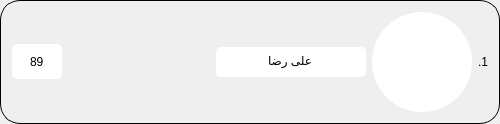
<?xml version="1.0" encoding="UTF-8"?>
<ui version="4.0">
 <class>Frame</class>
 <widget class="QFrame" name="Frame">
  <property name="geometry">
   <rect>
    <x>0</x>
    <y>0</y>
    <width>500</width>
    <height>118</height>
   </rect>
  </property>
  <property name="maximumSize">
   <size>
    <width>500</width>
    <height>120</height>
   </size>
  </property>
  <property name="windowTitle">
   <string>Frame</string>
  </property>
  <property name="styleSheet">
   <string notr="true">#Frame{
	border-radius: 20px;
	border: 1px solid black;
}</string>
  </property>
  <layout class="QGridLayout" name="gridLayout">
   <item row="1" column="0">
    <widget class="QLineEdit" name="scoreLineEdit_2">
     <property name="minimumSize">
      <size>
       <width>50</width>
       <height>35</height>
      </size>
     </property>
     <property name="maximumSize">
      <size>
       <width>50</width>
       <height>16777215</height>
      </size>
     </property>
     <property name="styleSheet">
      <string notr="true">border-radius:5px;</string>
     </property>
     <property name="text">
      <string>89</string>
     </property>
     <property name="alignment">
      <set>Qt::AlignCenter</set>
     </property>
     <property name="readOnly">
      <bool>true</bool>
     </property>
    </widget>
   </item>
   <item row="1" column="3">
    <widget class="QLabel" name="profileImageLabel">
     <property name="minimumSize">
      <size>
       <width>100</width>
       <height>100</height>
      </size>
     </property>
     <property name="maximumSize">
      <size>
       <width>100</width>
       <height>100</height>
      </size>
     </property>
     <property name="sizeIncrement">
      <size>
       <width>0</width>
       <height>0</height>
      </size>
     </property>
     <property name="styleSheet">
      <string notr="true">QFrame#profileImageLabel{
backgound-color:#fffff;
border-radius:50px;
background-color:#ffffff;
}
QFrame#profileImageLabel::QPixmap{
border-radius:50px;
}
</string>
     </property>
     <property name="text">
      <string/>
     </property>
     <property name="scaledContents">
      <bool>true</bool>
     </property>
     <property name="alignment">
      <set>Qt::AlignCenter</set>
     </property>
    </widget>
   </item>
   <item row="1" column="2">
    <widget class="QLineEdit" name="userNameLineEdit">
     <property name="minimumSize">
      <size>
       <width>150</width>
       <height>30</height>
      </size>
     </property>
     <property name="maximumSize">
      <size>
       <width>16777215</width>
       <height>16777215</height>
      </size>
     </property>
     <property name="styleSheet">
      <string notr="true">border-radius:5px;</string>
     </property>
     <property name="text">
      <string>علی رضا</string>
     </property>
     <property name="alignment">
      <set>Qt::AlignCenter</set>
     </property>
     <property name="readOnly">
      <bool>true</bool>
     </property>
    </widget>
   </item>
   <item row="1" column="1">
    <spacer name="horizontalSpacer">
     <property name="orientation">
      <enum>Qt::Horizontal</enum>
     </property>
     <property name="sizeHint" stdset="0">
      <size>
       <width>40</width>
       <height>20</height>
      </size>
     </property>
    </spacer>
   </item>
   <item row="1" column="4">
    <widget class="QLabel" name="label">
     <property name="text">
      <string>.1</string>
     </property>
    </widget>
   </item>
  </layout>
 </widget>
 <resources/>
 <connections/>
</ui>
